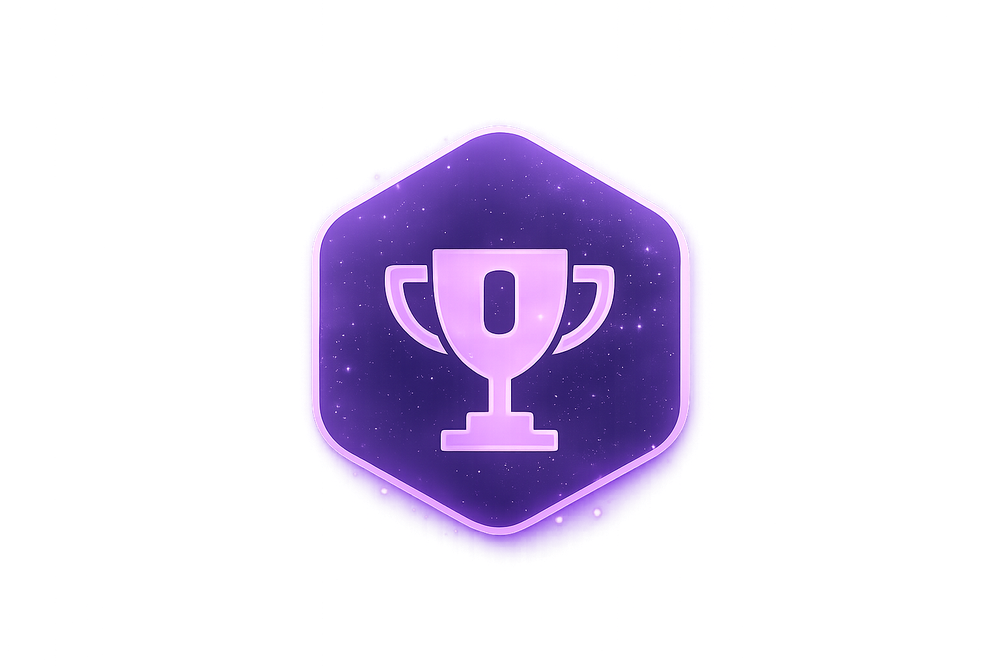
#> input picture English/img/trofeo.png, 1000 x 667 px, shrunk from 1536 x 1024 before the run, found by its file name
$ python find_hex_bounds.py
#> lines starting #> are read from the running program, lines starting #| are printed output that depends on the picture
from PIL import Image
import numpy as np

img = Image.open("English/img/trofeo.png")
#> img is the input picture: PIL image 1000x667 RGBA; mean R, G, B, A 27.9, 19.1, 40.4, 47.5
rgba = np.array(img)
r, g, b, alpha = rgba[:,:,0], rgba[:,:,1], rgba[:,:,2], rgba[:,:,3]
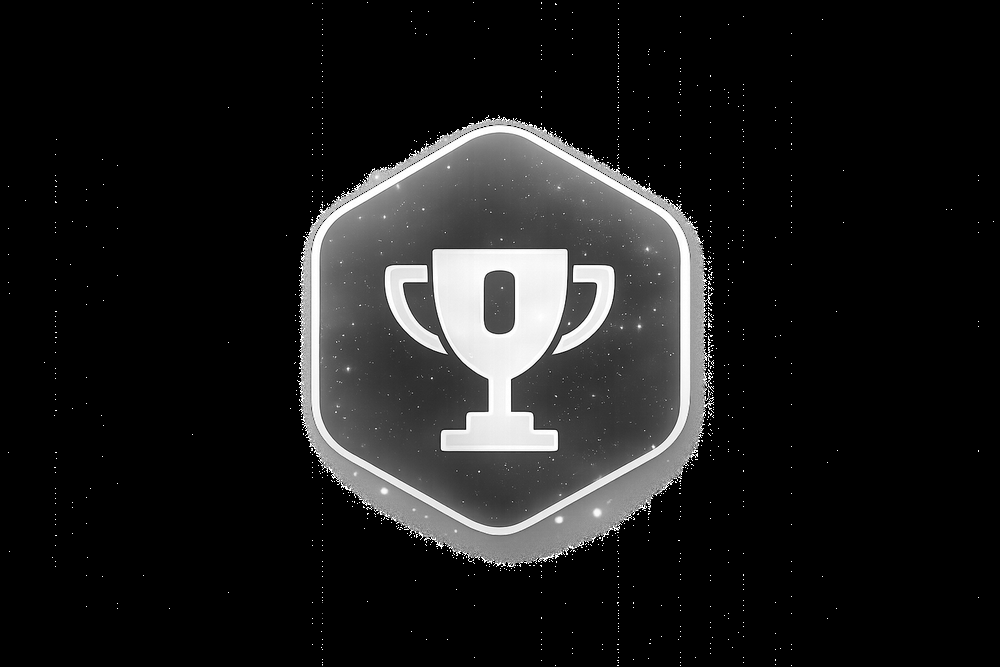
#> r: shape (667, 1000); min 0, max 255, mean 27.9
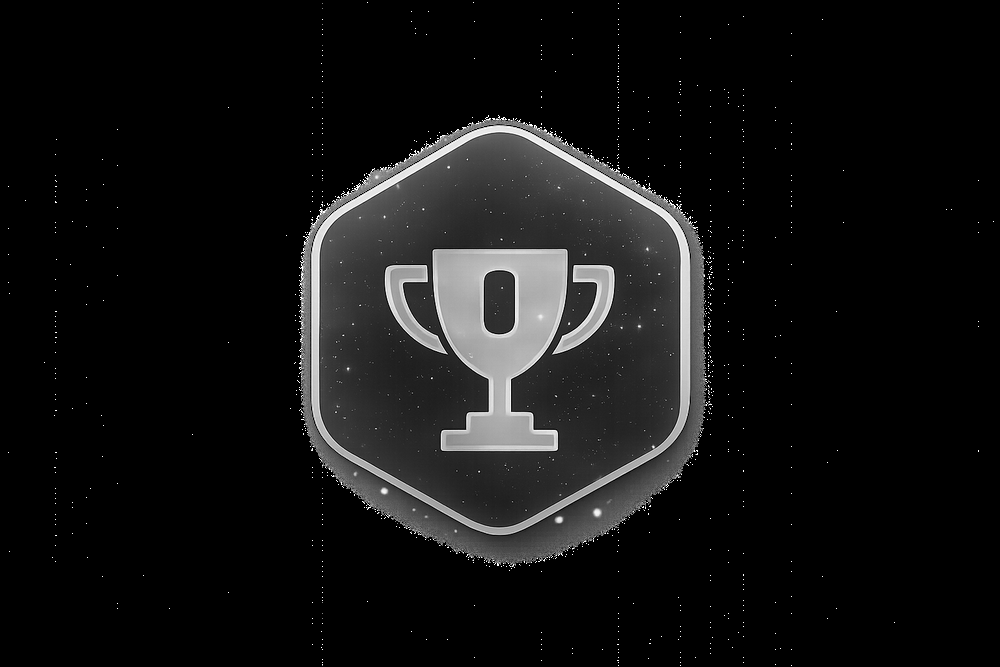
#> g: shape (667, 1000); min 0, max 255, mean 19.1
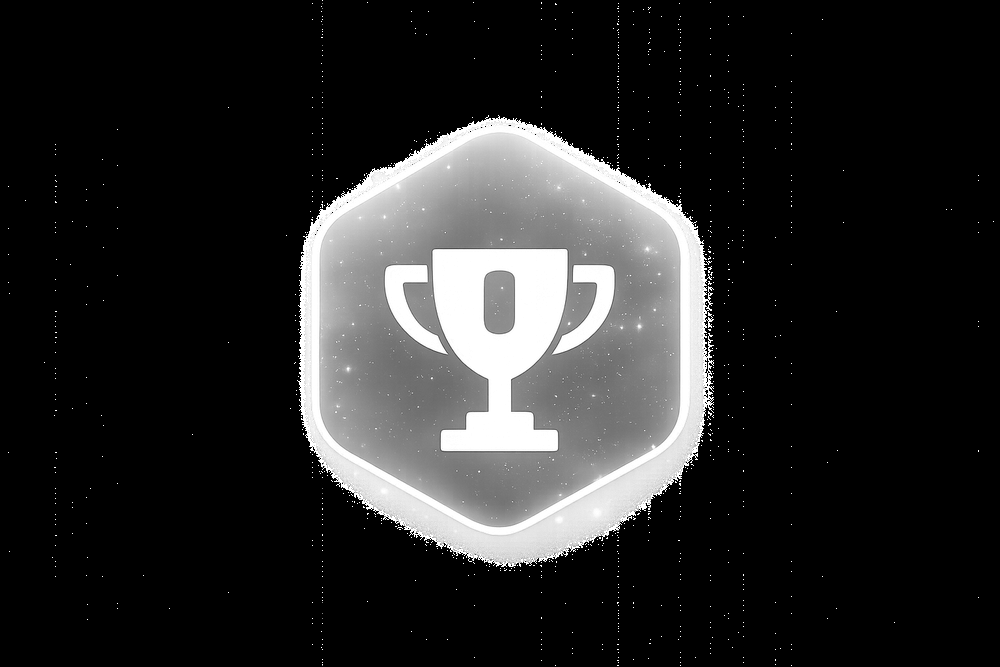
#> b: shape (667, 1000); min 0, max 255, mean 40.4
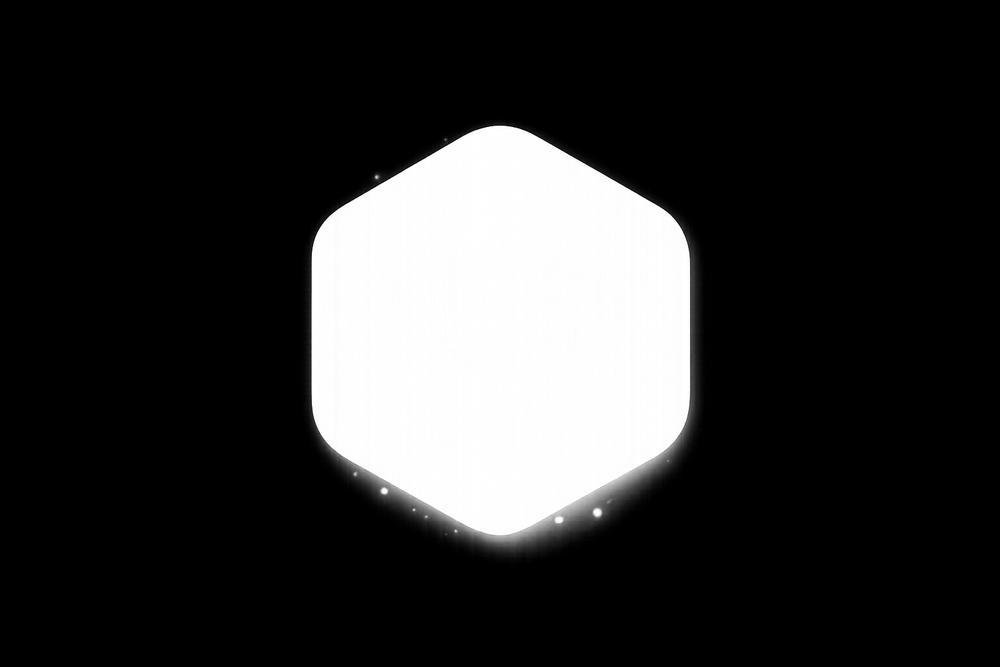
#> alpha: shape (667, 1000); min 0, max 255, mean 47.5

# Let's find bounding box for different alpha thresholds
for threshold in [10, 50, 100, 150, 200, 250]:
    ys, xs = np.where(alpha >= threshold)
    if len(xs) > 0 and len(ys) > 0:
        x_min, x_max = xs.min(), xs.max()
        y_min, y_max = ys.min(), ys.max()
        print(f"Threshold alpha >= {threshold}: bbox = ({x_min}, {y_min}, {x_max}, {y_max}), size = {x_max-x_min}x{y_max-y_min}")
#> this loop made 6 passes
#> (x_min, x_max, y_min, y_max) on passes 1 to 6: (305, 702, 121, 559), (311, 694, 125, 549), (311, 689, 126, 543), (312, 689, 126, 539), (312, 689, 126, 534), (312, 689, 126, 534)
#| Threshold alpha >= 10: bbox = (305, 121, 702, 559), size = 397x438
#| Threshold alpha >= 50: bbox = (311, 125, 694, 549), size = 383x424
#| Threshold alpha >= 100: bbox = (311, 126, 689, 543), size = 378x417
#| Threshold alpha >= 150: bbox = (312, 126, 689, 539), size = 377x413
#| Threshold alpha >= 200: bbox = (312, 126, 689, 534), size = 377x408
#| Threshold alpha >= 250: bbox = (312, 126, 689, 534), size = 377x408
